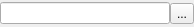
<?xml version="1.0" encoding="UTF-8"?>
<ui version="4.0">
 <class>vChooseDirectory</class>
 <widget class="QWidget" name="vChooseDirectory">
  <property name="geometry">
   <rect>
    <x>0</x>
    <y>0</y>
    <width>194</width>
    <height>27</height>
   </rect>
  </property>
  <property name="sizePolicy">
   <sizepolicy hsizetype="Preferred" vsizetype="Preferred">
    <horstretch>0</horstretch>
    <verstretch>0</verstretch>
   </sizepolicy>
  </property>
  <property name="windowTitle">
   <string>Form</string>
  </property>
  <layout class="QHBoxLayout" name="horizontalLayout">
   <property name="spacing">
    <number>0</number>
   </property>
   <property name="leftMargin">
    <number>0</number>
   </property>
   <property name="topMargin">
    <number>0</number>
   </property>
   <property name="rightMargin">
    <number>0</number>
   </property>
   <property name="bottomMargin">
    <number>0</number>
   </property>
   <item>
    <widget class="QLineEdit" name="lineEdit">
     <property name="readOnly">
      <bool>false</bool>
     </property>
    </widget>
   </item>
   <item>
    <widget class="QToolButton" name="toolButton">
     <property name="text">
      <string>...</string>
     </property>
    </widget>
   </item>
  </layout>
 </widget>
 <resources/>
 <connections/>
</ui>
